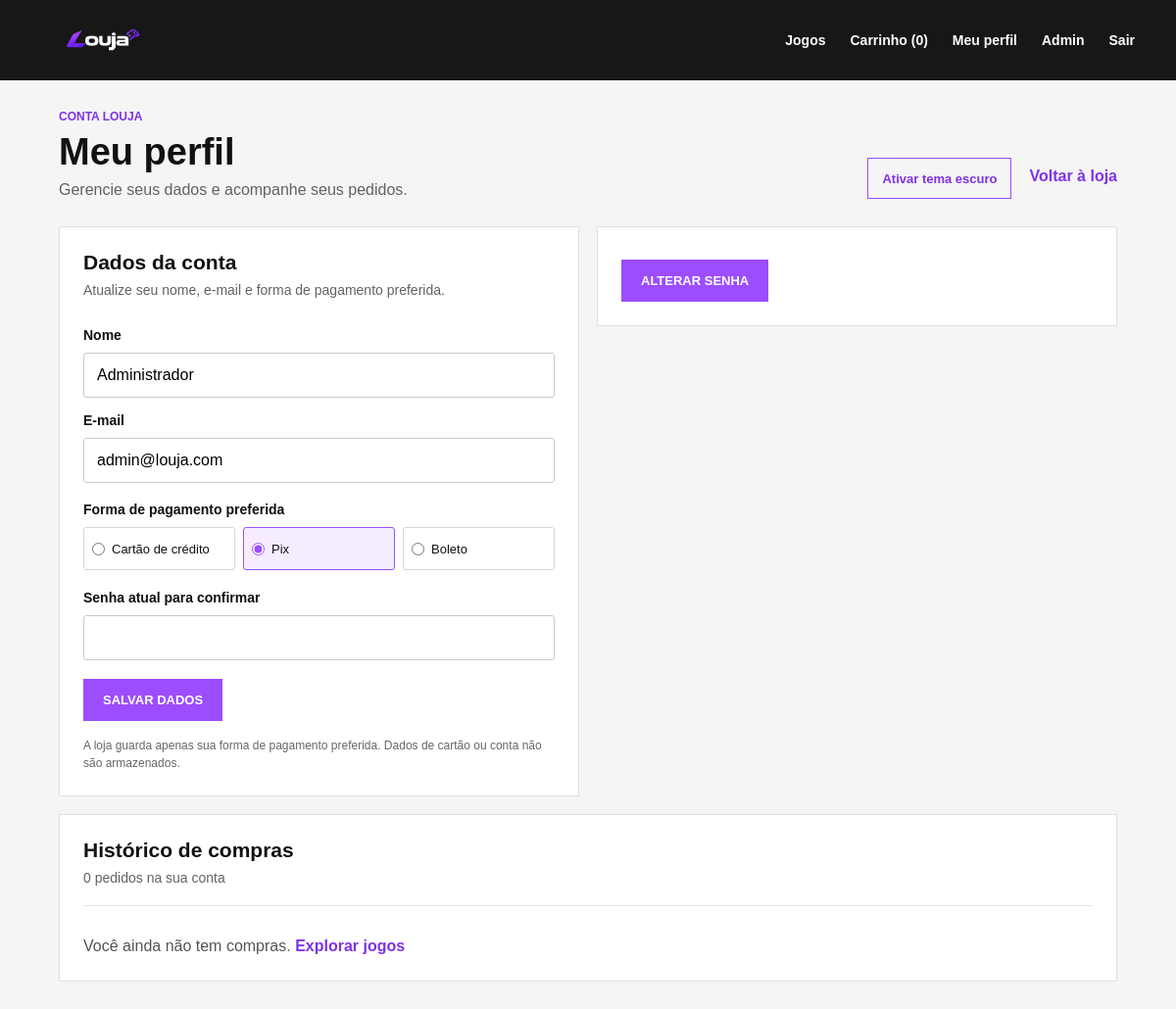
Page /frontend/public/perfil.php (signed in) on the committed database.
### tables this page shows
CREATE TABLE IF NOT EXISTS usuarios (
    usr_id INT AUTO_INCREMENT PRIMARY KEY,
    nome VARCHAR(100) NOT NULL,
    email VARCHAR(100) NOT NULL UNIQUE,
    senha VARCHAR(255) NOT NULL,
    forma_pagamento_preferida ENUM('cartao', 'pix', 'boleto') NOT NULL DEFAULT 'pix',
    perfil ENUM('cliente', 'admin') DEFAULT 'cliente'
);

### frontend/public/perfil.php (the view, shortened to what this page needs)
<?php
$conexao = new Conexao();
$pdo = $conexao->conectar();
$usuarioId = (int) $_SESSION['usr_id'];
$metodosPagamento = [
    'cartao' => 'Cartão de crédito',
    'pix' => 'Pix',
    'boleto' => 'Boleto'
];
$mostrarFormularioSenha = false;
$stmtUsuario = $pdo->prepare('SELECT usr_id, nome, email, senha, forma_pagamento_preferida FROM usuarios WHERE usr_id = ?');
$stmtUsuario->execute([$usuarioId]);
$usuario = $stmtUsuario->fetch();
$pedidos = [];
?>
<!DOCTYPE html>
<html lang="pt-BR">
<head>
    <link rel="stylesheet" href="css/style.css">
    <link rel="stylesheet" href="css/perfil.css">
    <?php require __DIR__ . '/tema-head.php'; ?>
</head>
<body class="perfil-page">
<header>
    <a href="index.php" class="logo"><img src="../../docs/logolouja.png" alt="Louja"></a>
    <nav>
        <a href="jogos.php">Jogos</a>
        <a href="carrinho.php">Carrinho (<?= array_sum($_SESSION['carrinho'] ?? []) ?>)</a>
        <a href="perfil.php" aria-current="page">Meu perfil</a>
        <?php if (($_SESSION['usr_perfil'] ?? '') === 'admin'): ?>
            <a href="admin/index.php">Admin</a>
        <?php endif; ?>
        <a href="logout.php">Sair</a>
    </nav>
</header>
<main class="perfil-wrap">
    <div class="perfil-cabecalho">
        <div>
            <p class="perfil-sobretitulo">CONTA LOUJA</p>
            <h1>Meu perfil</h1>
            <p>Gerencie seus dados e acompanhe seus pedidos.</p>
        </div>
        <div class="perfil-cabecalho-acoes">
            <button class="perfil-tema-botao" type="button" data-alternar-tema aria-pressed="false">Ativar tema escuro</button>
            <a class="perfil-voltar" href="jogos.php">Voltar à loja</a>
        </div>
    </div>
    <div class="perfil-grade">
        <section class="perfil-painel" aria-labelledby="titulo-dados">
            <div class="perfil-painel-cabecalho">
                <div>
                    <h2 id="titulo-dados">Dados da conta</h2>
                    <p>Atualize seu nome, e-mail e forma de pagamento preferida.</p>
                </div>
            </div>
            <form method="post" class="perfil-form">
                <label for="nome">Nome</label>
                <input id="nome" name="nome" type="text" maxlength="100" autocomplete="name" value="<?= htmlspecialchars($usuario['nome'], ENT_QUOTES, 'UTF-8') ?>" required>
                <label for="email">E-mail</label>
                <input id="email" name="email" type="email" maxlength="100" autocomplete="email" value="<?= htmlspecialchars($usuario['email'], ENT_QUOTES, 'UTF-8') ?>" required>
                <fieldset class="perfil-pagamentos">
                    <legend>Forma de pagamento preferida</legend>
                    <?php foreach ($metodosPagamento as $valor => $rotulo): ?>
                        <label>
                            <input type="radio" name="forma_pagamento_preferida" value="<?= htmlspecialchars($valor, ENT_QUOTES, 'UTF-8') ?>" <?= $usuario['forma_pagamento_preferida'] === $valor ? 'checked' : '' ?> required>
                            <span><?= htmlspecialchars($rotulo, ENT_QUOTES, 'UTF-8') ?></span>
                        </label>
                    <?php endforeach; ?>
                </fieldset>
                <label for="senha-atual-dados">Senha atual para confirmar</label>
                <input id="senha-atual-dados" name="senha_atual" type="password" autocomplete="current-password" required>
                <button class="botao" type="submit">Salvar dados</button>
            </form>
            <p class="perfil-nota">A loja guarda apenas sua forma de pagamento preferida. Dados de cartão ou conta não são armazenados.</p>
        </section>
        <section class="perfil-painel perfil-painel-senha" aria-labelledby="botao-senha">
            <form method="post" class="perfil-form perfil-form-senha" id="form-senha">
                <button class="botao" id="botao-senha" type="<?= $mostrarFormularioSenha ? 'submit' : 'button' ?>">
                    <?= $mostrarFormularioSenha ? 'Salvar nova senha' : 'Alterar senha' ?>
                </button>
            </form>
        </section>
    </div>
    <section class="perfil-historico" aria-labelledby="titulo-historico">
        <div class="perfil-painel-cabecalho">
            <div>
                <h2 id="titulo-historico">Histórico de compras</h2>
                <p><?= count($pedidos) ?> <?= count($pedidos) === 1 ? 'pedido' : 'pedidos' ?> na sua conta</p>
            </div>
        </div>
        <?php if (!$pedidos): ?>
            <p class="perfil-sem-pedidos">Você ainda não tem compras. <a href="jogos.php">Explorar jogos</a></p>
        <?php endif; ?>
    </section>
</main>
</body>
</html>

### frontend/public/tema-head.php (shortened to what this page needs)
<?php
$paginaAdmin = strpos($_SERVER['SCRIPT_NAME'] ?? '', '/admin/') !== false;
$prefixoTema = $paginaAdmin ? '../' : '';
?>
<link rel="stylesheet" href="<?= $prefixoTema ?>css/tema-escuro.css">

### frontend/public/css/style.css (style rules this page uses)
* { margin: 0; padding: 0; box-sizing: border-box; }
html { scroll-behavior: smooth; }
body { font-family: Arial, Helvetica, sans-serif; background: #f5f5f5; color: #111; }
a { color: inherit; text-decoration: none; }
header { position: fixed; top: 0; left: 0; width: 100%; height: 82px; padding: 0 42px; display: flex; justify-content: space-between; align-items: center; z-index: 100; color: #fff; background: linear-gradient(to bottom, rgba(0,0,0,.65), transparent); }
.logo img { display: block; width: 125px; height: auto; }
nav { display: flex; gap: 25px; align-items: center; font-size: 14px; font-weight: 600; }
nav a, nav span { transition: opacity .2s ease; }
.botao { display: inline-flex; align-items: center; gap: 12px; border: 0; background: #9b4dff; color: #fff; padding: 14px 20px; font-size: 13px; font-weight: 800; text-transform: uppercase; transition: transform .2s ease, background .2s ease; }
input, textarea, select { width: 100%; padding: 13px; border: 1px solid #ccc; background: white; font: inherit; }
button { font: inherit; }

### frontend/public/css/perfil.css (style rules this page uses)
.perfil-page header { background: #171717; }
.perfil-wrap { width: min(1080px, 92%); margin: 112px auto 64px; }
.perfil-cabecalho { display: flex; justify-content: space-between; align-items: end; gap: 24px; margin-bottom: 28px; }
.perfil-sobretitulo { margin-bottom: 8px; color: #7f32e6; font-size: 12px; font-weight: 700; }
.perfil-cabecalho h1 { margin-bottom: 8px; font-size: 38px; }
.perfil-cabecalho > div > p:last-child, .perfil-painel-cabecalho p { color: #626262; }
.perfil-voltar { padding-bottom: 4px; color: #7f32e6; font-weight: 700; }
.perfil-grade { display: grid; grid-template-columns: repeat(2, minmax(0, 1fr)); gap: 18px; }
.perfil-painel, .perfil-historico { min-width: 0; padding: 24px; border: 1px solid #e0e0dc; background: #fff; }
.perfil-painel-senha { align-self: start; }
.perfil-painel-cabecalho { display: flex; justify-content: space-between; gap: 20px; margin-bottom: 22px; }
.perfil-painel-cabecalho h2 { margin-bottom: 6px; font-size: 21px; }
.perfil-painel-cabecalho p { font-size: 14px; line-height: 1.5; }
.perfil-form { display: flex; flex-direction: column; gap: 10px; }
.perfil-form > label { margin-top: 5px; font-size: 14px; font-weight: 700; }
.perfil-form input[type="text"], .perfil-form input[type="email"], .perfil-form input[type="password"] { min-width: 0; border-color: #c9c9c5; border-radius: 3px; }
.perfil-pagamentos { display: grid; grid-template-columns: repeat(3, minmax(0, 1fr)); gap: 8px; margin: 9px 0 5px; padding: 0; border: 0; }
.perfil-pagamentos legend { margin-bottom: 10px; font-size: 14px; font-weight: 700; }
.perfil-pagamentos label { display: flex; align-items: center; gap: 7px; min-height: 44px; padding: 8px; border: 1px solid #d6d6d2; border-radius: 3px; font-size: 13px; cursor: pointer; }
.perfil-pagamentos label:has(input:checked) { border-color: #9b4dff; background: #f5edff; }
.perfil-pagamentos input { width: auto; margin: 0; padding: 0; accent-color: #9b4dff; }
.perfil-form .botao { align-self: flex-start; margin-top: 9px; border: 0; cursor: pointer; }
.perfil-form-senha { align-items: flex-start; }
.perfil-nota { margin-top: 16px; color: #666; font-size: 12px; line-height: 1.5; }
.perfil-historico { margin-top: 18px; }
.perfil-historico .perfil-painel-cabecalho { align-items: center; border-bottom: 1px solid #e5e5e1; padding-bottom: 17px; }
.perfil-sem-pedidos { padding: 10px 0 2px; color: #555; }
.perfil-sem-pedidos a { color: #7f32e6; font-weight: 700; }

### frontend/public/css/tema-escuro.css (style rules this page uses)
.perfil-cabecalho-acoes { display: flex; align-items: center; flex-wrap: wrap; gap: 18px; }
.perfil-tema-botao { min-height: 42px; padding: 0 14px; border: 1px solid #9b4dff; background: transparent; color: #7f32e6; font: inherit; font-size: 13px; font-weight: 700; cursor: pointer; }

### rows in the picture
usuarios: nome "Administrador", email "admin@louja.com", forma_pagamento_preferida "☐ Cartão de crédito", forma_pagamento_preferida "☑ Pix", forma_pagamento_preferida "☐ Boleto"

### other values in the picture
array_sum($_SESSION['carrinho'] ?? []) "0"
$rotulo "Cartão de crédito"
$rotulo "Pix"
$rotulo "Boleto"
count($pedidos) "0"
